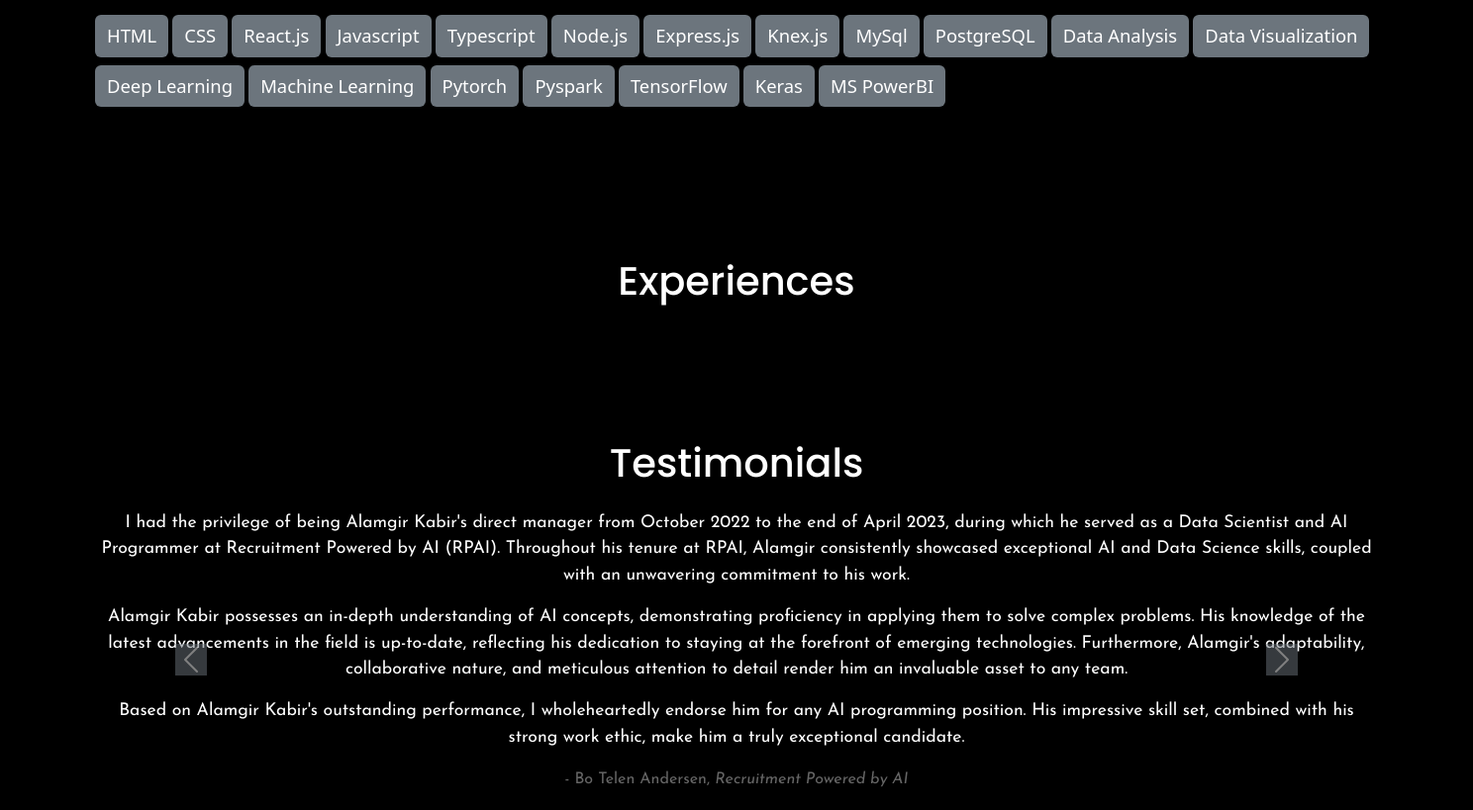
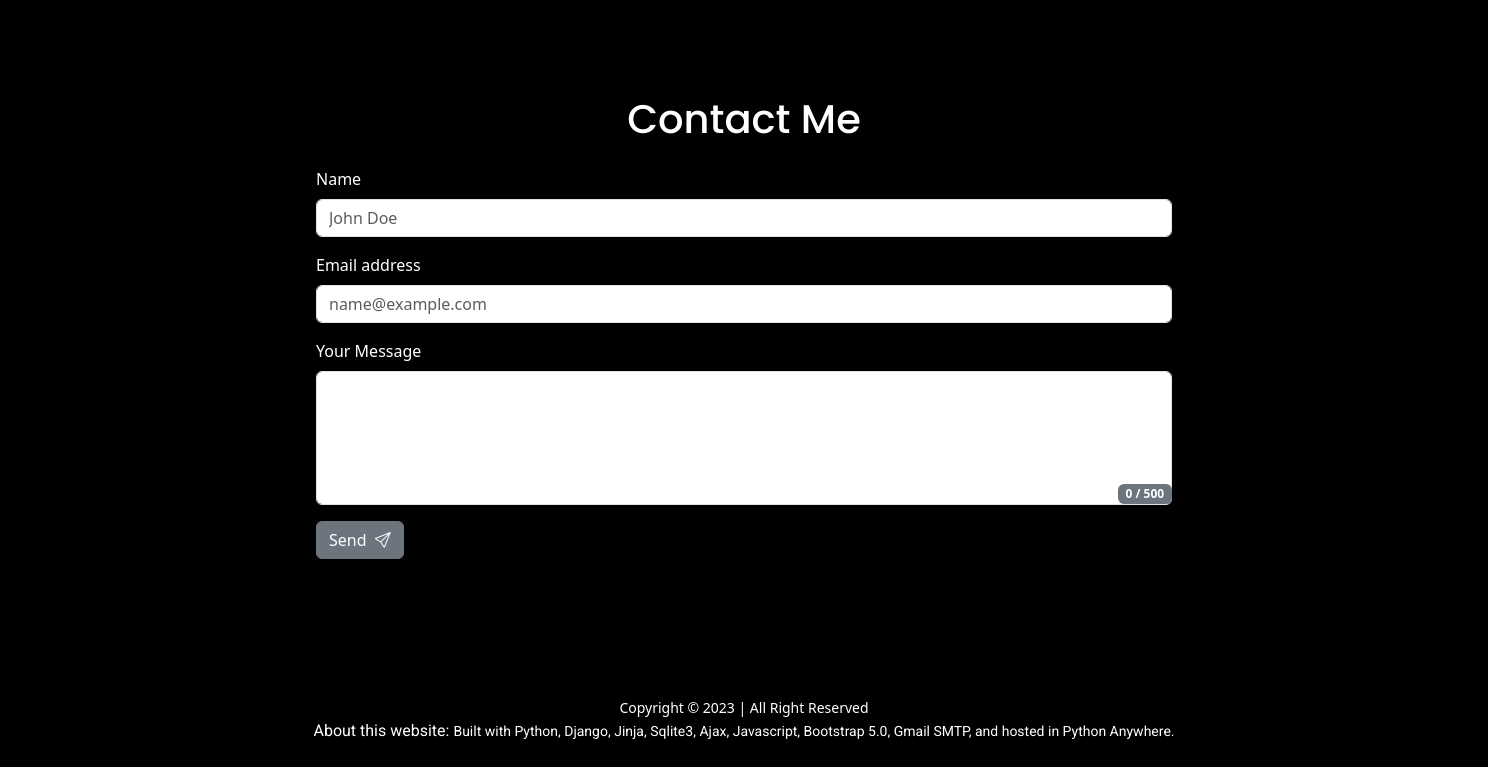
The app's page / (lower part), older data (2 pictures, top to bottom).
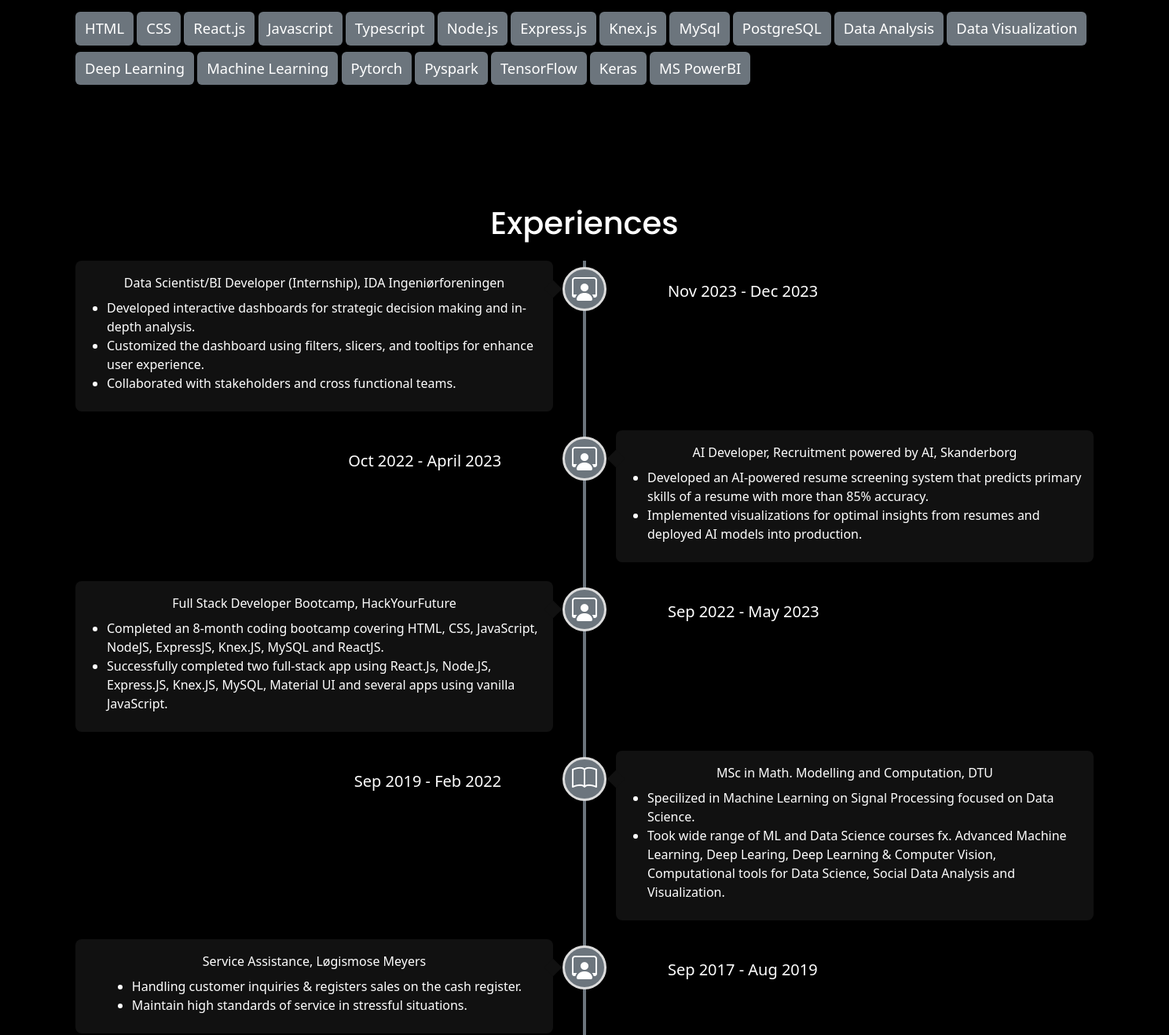
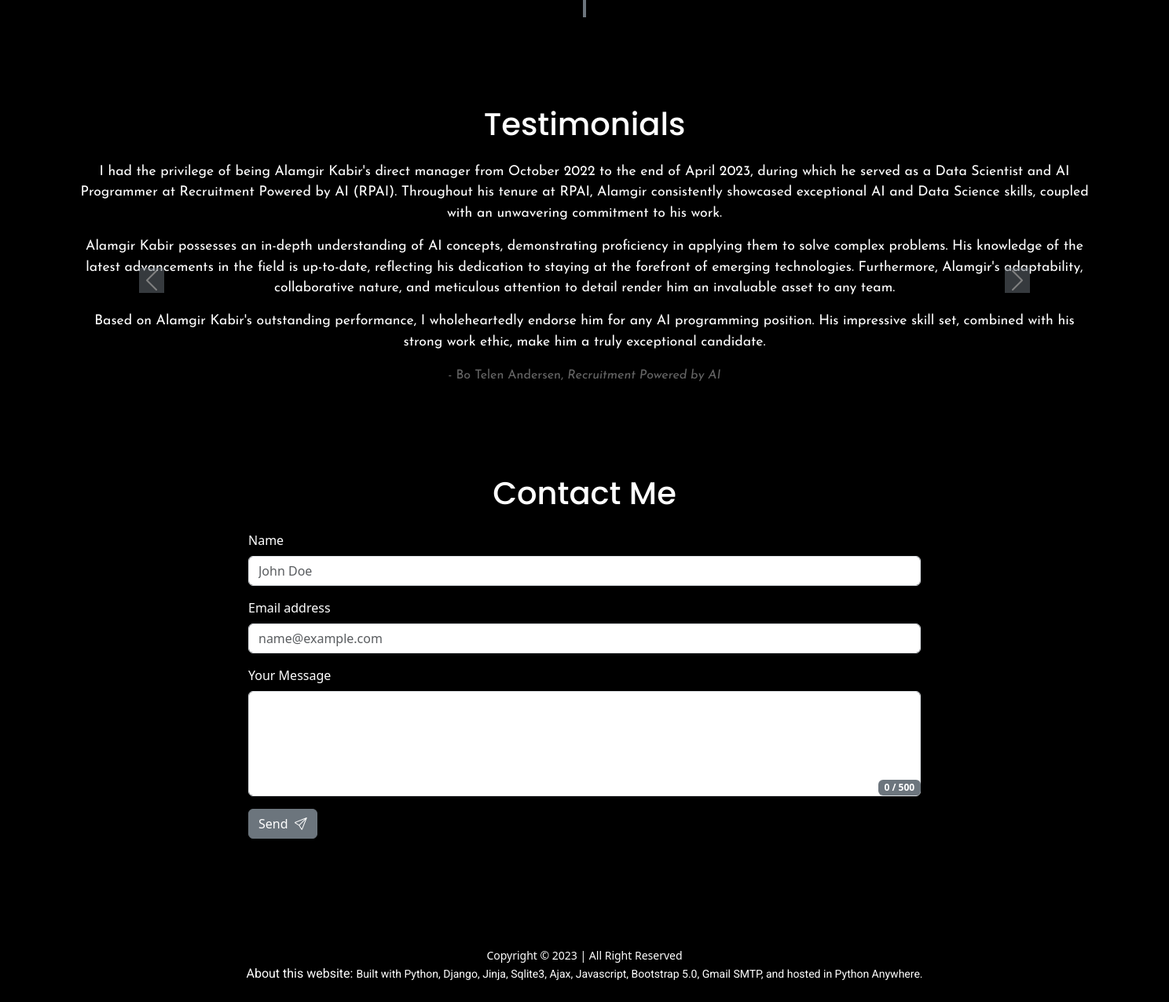
The same page, newer data (2 pictures, top to bottom).
### home/models.py (models this page shows, shortened)
class Skill(models.Model):
    skill = models.CharField(max_length=30)
    def __str__(self):
        return f"{self.skill}"

class Testimonial(models.Model):
    name = models.CharField(max_length=30)
    designation = models.CharField(max_length=50)
    company = models.CharField(max_length=70)
    testimonial_text = models.TextField()

class Experience(models.Model):
    title = models.CharField(max_length=100)
    company_name = models.CharField(max_length=100)
    location = models.CharField(max_length=100)
    duration = models.CharField(max_length=100)
    icon_name = models.CharField(max_length=50)
    desc = models.TextField()

### home/views.py (the view, shortened to what this page needs)
# urls.py: path('', views.home, name="home"),
def home(request):
    cv = CvUpload.objects.latest('id')
    skills = Skill.objects.all()
    testimonials = Testimonial.objects.all()
    experiences = Experience.objects.all()
    projects = Project.objects.all()[:4]
    total_projects = Project.objects.count()
    for n, obj in enumerate(projects):
        obj.techs = obj.techs.split(',')
    return render(request,'home.html',{'projects':projects,'total_projects':total_projects,'cv':cv, 'skills':skills, 'experiences':experiences, 'testimonials':testimonials})

### templates/home.html (shortened to what this page needs)
{% load static%} {% static "images" as baseImageUrl %}
<!DOCTYPE html>
<html lang="en">
  <head>
    <link
      href="https://cdn.jsdelivr.net/npm/bootstrap@5.3.2/dist/css/bootstrap.min.css"
      rel="stylesheet"
    />
    <link
      href="https://cdn.jsdelivr.net/npm/bootstrap-icons@1.9.1/font/bootstrap-icons.css"
      rel="stylesheet"
    />
    <link rel="stylesheet" href="{% static 'css/style.css'%}" type="text/css" />
  </head>
  <body>
    <section id="skills" class="section mb-5 py-5">
      <div class="container">
        {% for skill in skills %}
        <span
          class="badge bg-secondary mb-2"
          style="font-size: 1.15rem; padding: 0.75rem; font-weight: lighter"
          >{{skill}}</span
        >
        {% endfor %}
      </div>
    </section>
    <section id="experiences" class="section mb-5 py-5">
      <div class="container">
        <h1 class="text-center mb-4">Experiences</h1>
        <div class="timeline">
          {% for experience in experiences%}
          <div class="timeline-row">
            <div class="timeline-icon">
              <i
                class="bi {{experience.icon_name}}"
                style="font-size: 2rem"
              ></i>
            </div>
            <div class="timeline-content">
              <span class="timeline-time"> {{experience.duration}} </span>
              <span>{{experience.title}}, {{experience.company_name}}</span>
              <div>{{experience.desc|safe}}</div>
            </div>
          </div>
          {% endfor %}
        </div>
      </div>
    </section>
    <section id="testimonial" class="section mb-5">
      <div class="container">
        <h1 class="text-center mb-4">Testimonials</h1>
        <div
          id="carouselExampleInterval"
          class="carousel slide"
          data-bs-ride="carousel"
        >
          <div class="carousel-inner">
            {% for testimonial in testimonials%} {% if forloop.counter == 1 %}
            <div class="carousel-item active" data-bs-interval="10000">
              {% else %}
              <div class="carousel-item" data-bs-interval="10000">
                {% endif %} {{testimonial.testimonial_text|safe}}
                <p>
                  <span class="boss"
                    >- {{testimonial.name}},
                    <em>{{testimonial.company}}</em></span
                  >
                </p>
              </div>
              {% endfor %}
            </div>
            <button
              class="carousel-control-prev"
              type="button"
              data-bs-target="#carouselExampleInterval"
              data-bs-slide="prev"
            >
              <span
                class="carousel-control-prev-icon bg-secondary"
                aria-hidden="true"
              ></span>
            </button>
            <button
              class="carousel-control-next"
              type="button"
              data-bs-target="#carouselExampleInterval"
              data-bs-slide="next"
            >
              <span
                class="carousel-control-next-icon bg-secondary"
                aria-hidden="true"
              ></span>
            </button>
          </div>
        </div>
    </section>
    <section id="contact" class="section mb-5 py-5">
      <div class="container">
        <h1 class="text-center mb-4">Contact Me</h1>
        <form class="row" action="" method="POST">
          <div class="col-sm-12 col-md-10 col-lg-8 mx-auto">
            <div class="mb-3">
              <label for="yourName" class="form-label">Name</label>
              <input
                type="text"
                class="form-control"
                id="yourName"
                name="yourName"
                required
                placeholder="John Doe"
              />
            </div>
            <div class="mb-3">
              <label for="yourEmail" class="form-label">Email address</label>
              <input
                type="email"
                class="form-control"
                id="yourEmail"
                name="yourEmail"
                required
                placeholder="name@example.com"
              />
            </div>
            <div class="mb-3">
              <label for="yourMessage" class="form-label">Your Message</label>
              <textarea
                class="form-control"
                id="yourMessage"
                name="yourMessage"
                maxlength="500"
                rows="5"
                required
              ></textarea>
              <span
                class="badge bg-secondary float-end"
                id="count_message"
              ></span>
            </div>
            <div class="mb-3">
              <button type="submit" class="btn btn-secondary">
                Send &nbsp;<span class="bi-send"></span>
              </button>
            </div>
          </div>
        </form>
      </div>
    </section>
    <footer id="sticky-footer">
      <div class="container text-center py-4">
        <small>Copyright &copy; 2023 | All Right Reserved</small>
        <p class="fs-6 text-center">
          <span>About this website:</span>
          <small
            >Built with Python, Django, Jinja, Sqlite3, Ajax, Javascript,
            Bootstrap 5.0, Gmail SMTP, and hosted in Python Anywhere.</small
          >
        </p>
      </div>
    </footer>
  </body>
</html>

### static/css/style.css (style rules this page uses)
:root { --bg-secondary: #6c757d; }
body { padding-top: 4rem; margin: 0 auto; }
.dark-theme { background-color: #000; color: #fff; }
h1, h2, h3, h4, h5, h6 { font-family: Poppins; }
p { font-family: Roboto; text-align: justify; }
html { scroll-behavior: smooth; }
#testimonial p { font-size: 1.1rem; font-family: "Josefin Sans"; text-align: center; }
#testimonial .boss { font-size: 1rem; color: #666; }
textarea { resize: none; }
#count_message { position: relative; margin-top: -1.3rem; }
.timeline { position: relative; margin: 0 auto 1rem auto; overflow: hidden; }
.timeline:after { content: ""; position: absolute; top: 0; left: 50%; margin-left: -2px; border-right: 4px solid var(--bg-secondary); height: 100%; display: block; }
.timeline-row { padding-left: 50%; position: relative; margin-bottom: 1.5rem; }
.timeline-row .timeline-icon { position: absolute; left: 50%; top: 0.5rem; height: 3.5rem; width: 3.5rem; margin-left: -1.75rem; border-radius: 50%; border: 3px solid #ddd; background-color: var(--bg-secondary); text-align: center; justify-items: center; z-index: 10; }
.timeline-row .timeline-content { position: relative; padding: 0.5rem; -webkit-border-radius: 0.5rem; -moz-border-radius: 0.5rem; border-radius: 0.5rem; display: flex; align-items: center; justify-content: center; flex-direction: column; font-weight: lighter; }
.timeline-row .timeline-content:after { content: ""; position: absolute; top: 1.75rem; height: 1rem; width: 1rem; }
.dark-theme .timeline-row .timeline-content, .dark-theme .timeline-row .timeline-content:after { background-color: #111; }
.timeline-row .timeline-content span { padding: 0.5rem 0; font-weight: 400; }
.timeline-row .timeline-content .timeline-time { position: absolute; top: 1rem; font-size: 1.25rem; left: 124%; width: 100%; text-align: left; }
.timeline-row:nth-child(even) .timeline-content { margin-left: 2.5rem; text-align: left; }
.timeline-row:nth-child(even) .timeline-content:after { left: -0.5rem; right: initial; border-bottom: 0; border-left: 0; transform: rotate(-135deg); }
.timeline-row:nth-child(even) .timeline-content .timeline-time { right: 124%; text-align: right; left: auto; }
.timeline-row:nth-child(odd) { padding-left: 0; padding-right: 50%; }
.timeline-row:nth-child(odd) .timeline-content { margin-right: 2.5rem; }
.timeline-row:nth-child(odd) .timeline-content:after { right: -8px; border-left: 0; border-bottom: 0; transform: rotate(45deg); }

Row changes from the older to the newer data that the page shows:
added Experience: duration "Nov 2023 - Dec 2023", title "Data Scientist/BI Developer (Internship)", company_name "IDA Ingeniørforeningen", desc "Developed interactive dashboards for strategic decision making and in-depth analysis. Customized the dashboard using filters, slicers, and tooltips for enhance user experience. Collaborated with stakeholders and cross functional teams."
added Experience: duration "Oct 2022 - April 2023", title "AI Developer", company_name "Recruitment powered by AI, Skanderborg", desc "Developed an AI-powered resume screening system that predicts primary skills of a resume with more than 85% accuracy. Implemented visualizations for optimal insights from resumes and deployed AI models into production."
added Experience: duration "Sep 2022 - May 2023", title "Full Stack Developer Bootcamp", company_name "HackYourFuture", desc "Completed an 8-month coding bootcamp covering HTML, CSS, JavaScript, NodeJS, ExpressJS, Knex.JS, MySQL and ReactJS. Successfully completed two full-stack app using React.Js, Node.JS, Express.JS, Knex.JS, MySQL, Material UI and several apps using vanilla JavaScript."
added Experience: duration "Sep 2019 - Feb 2022", title "MSc in Math. Modelling and Computation", company_name "DTU", desc "Specilized in Machine Learning on Signal Processing focused on Data Science. Took wide range of ML and Data Science courses fx. Advanced Machine Learning, Deep Learing, Deep Learning & Computer Vision, Computational tools for Data Science, Social Data Analysis and Visualization."
added Experience: duration "Sep 2017 - Aug 2019", title "Service Assistance", company_name "Løgismose Meyers", desc "Handling customer inquiries & registers sales on the cash register. Maintain high standards of service in stressful situations."
